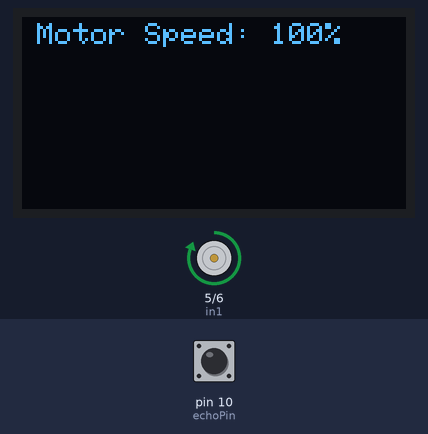
The sketch below on a simulated Arduino Uno, built with avr-gcc and run on an emulated ATmega328P. On the bench: 128×64 one-colour display, motor-driver pin pairs drawn as motors (green arrow = first pin HIGH = forward, orange = second pin HIGH = backward, longer = more drive, scaled by the enable pin). The test bench sets the inputs (shaded band); at power-on: pin 10 (echoPin) LOW.

Above: at 2.1 s.
At 12.7 s:
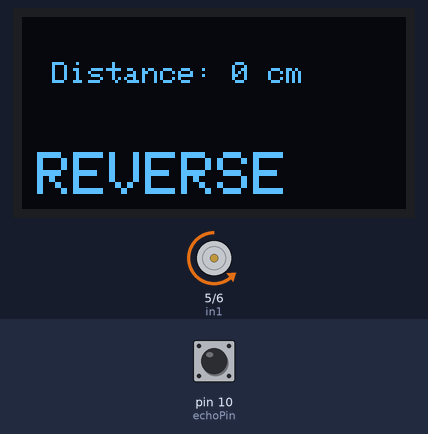
12.8 s: pin 10 (echoPin) pulsed HIGH 2 times (0.12 s each, 0.3 s apart)
At 14.0 s:
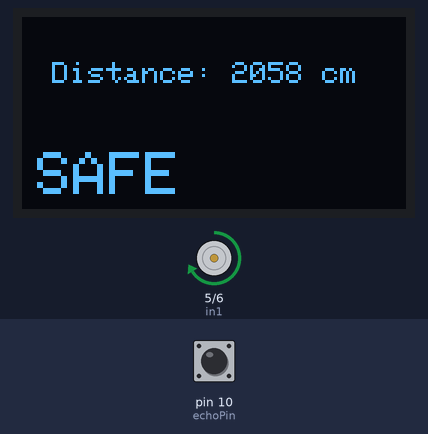
Timing chart, 0 to 16.9 s (numbered marks = the images above; inputs shaded):
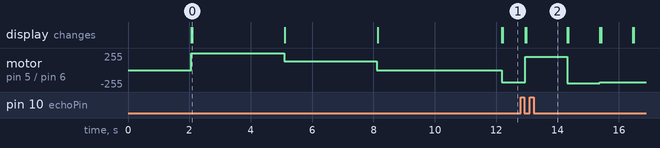

Measured:
- after the input at 12.8 s, motor on pin 5 (in1) / pin 6 (in2): backward 180/255 → forward 200/255 after 0.15 s, → backward 200/255 1.4 s later, → backward 180/255 1.1 s later; the display: first changes after 0.15 s (image 2 shows a later state)
- what the display in image 0 shows lasts 3.0 s, from 2.1 s to 5.1 s

The sketch:

dist_motor_contr_v1.0.ino
```cpp
#include <SPI.h>
#include <Wire.h>
#include <Adafruit_GFX.h>
#include <Adafruit_SH110X.h>

#define SCREEN_WIDTH 128
#define SCREEN_HEIGHT 64

Adafruit_SH1106G display = Adafruit_SH1106G(SCREEN_WIDTH, SCREEN_HEIGHT, &Wire, -1);
// SCL - A5, SDA - A4

const int trigPin = 9;
const int echoPin = 10;
const int in1 = 5;
const int in2 = 6;
const int ena = 3;

long duration;
// float distance;
int distance; // use int distance if decimal accuracy is not required

void setup() {
  // put your setup code here, to run once:
  pinMode(trigPin, OUTPUT);
  pinMode(echoPin, INPUT);
  pinMode(in1, OUTPUT);
  pinMode(in2, OUTPUT);
  pinMode(ena, OUTPUT);
  Serial.begin(9600);

  display.begin(0x3c, true);

  delay(2000);

  display.clearDisplay();
  display.setTextSize(1);
  display.setTextColor(SH110X_WHITE);
  display.setCursor(0, 10);
  display.println("Initializing...");
  display.display();

  digitalWrite(in1, HIGH);
  digitalWrite(in2, LOW);
  analogWrite(ena, 255);
  display.clearDisplay();
  display.setTextSize(1);
  display.setCursor(5, 2);
  display.println("Motor Speed: 100%");
  display.display();
  delay(3000);

  digitalWrite(in1, HIGH);
  digitalWrite(in2, LOW);
  analogWrite(ena, 128);
  display.clearDisplay();
  display.setTextSize(1);
  display.setCursor(5, 2);
  display.println("Motor Speed: 50%");
  display.display();
  delay(3000);

  digitalWrite(in1, HIGH);
  digitalWrite(in2, LOW);
  analogWrite(ena, 0);
  display.clearDisplay();
  display.setTextSize(1);
  display.setCursor(5, 2);
  display.println("Motor Speed: 0%");
  display.display();
  delay(3000);

  // delay(2500);
}

void loop() {
  // put your main code here, to run repeatedly:
  digitalWrite(trigPin, LOW);
  delay(2);
  digitalWrite(trigPin, HIGH);
  delay(10);
  digitalWrite(trigPin, LOW);

  duration = pulseIn(echoPin, HIGH);
  distance = duration * 0.0343/2; //0.0343 = speed of sound in air in cm/microsec

  display.clearDisplay();
  display.setTextSize(1);
  display.setTextColor(SH110X_WHITE);
  display.setCursor(10, 15);
  display.print("Distance: ");
  display.print(String(distance));
  display.println(" cm");
  display.display();

  digitalWrite(in1, HIGH);
  digitalWrite(in2, LOW);
  analogWrite(ena, 0);

  if (distance >= 25) {
    display.setTextSize(2);
    display.setCursor(5, 45);
    display.println("SAFE");
    analogWrite(ena, 200);
    display.display();
  }
  else if (distance > 15 && distance < 25) {
    display.setTextSize(2);
    display.setCursor(5, 45);
    display.println("WARNING");
    analogWrite(ena, 150);
    display.display();
  }
  else if (distance <= 15 && distance > 10) {
    display.setTextSize(2);
    display.setCursor(5, 45);
    display.println("DANGER");
    analogWrite(ena, 128);
    display.display();
  }
  else if (distance <= 10) {
    display.setTextSize(2);
    display.setCursor(5, 45);
    display.println("REVERSE");
    digitalWrite(in1, LOW);
    digitalWrite(in2, HIGH);
    analogWrite(ena, 180);
    display.display();
  }
}
```
